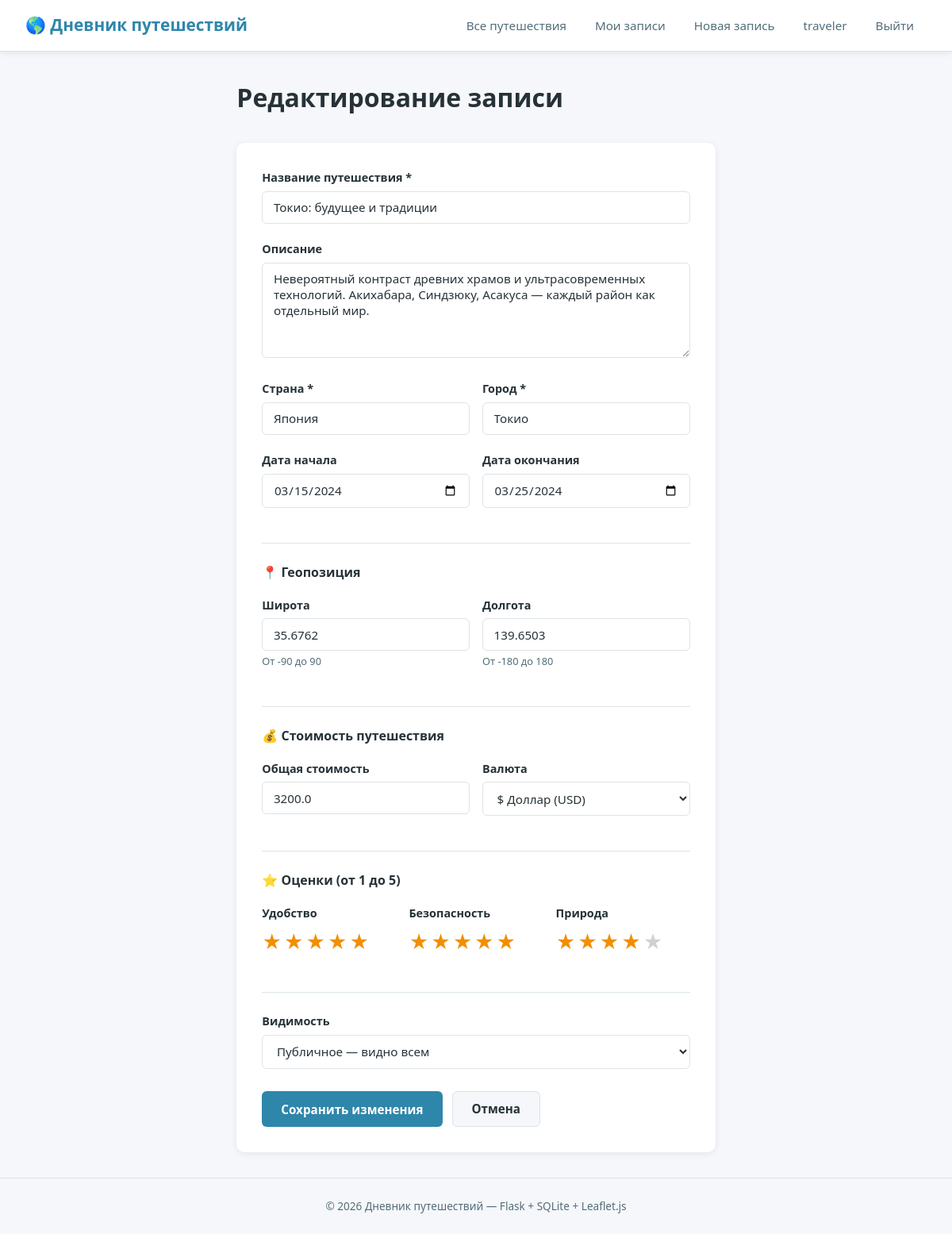
Screenshot of /trip/3/edit (signed in) with the database file from the repository.
### tables this page shows
CREATE TABLE users (
            id INTEGER PRIMARY KEY AUTOINCREMENT,
            username TEXT NOT NULL UNIQUE,
            email TEXT NOT NULL UNIQUE,
            password_hash TEXT NOT NULL,
            created_at TIMESTAMP DEFAULT CURRENT_TIMESTAMP
        );

CREATE TABLE trips (
            id INTEGER PRIMARY KEY AUTOINCREMENT,
            user_id INTEGER NOT NULL,
            title TEXT NOT NULL,
            description TEXT,
            country TEXT NOT NULL,
            city TEXT NOT NULL,
            latitude REAL,
            longitude REAL,
            date_start DATE,
            date_end DATE,
            total_cost REAL,
            currency TEXT DEFAULT 'RUB',
            rating_convenience INTEGER DEFAULT 0,
            rating_safety INTEGER DEFAULT 0,
            rating_nature INTEGER DEFAULT 0,
            visibility TEXT DEFAULT 'public',
            created_at TIMESTAMP DEFAULT CURRENT_TIMESTAMP,
            FOREIGN KEY (user_id) REFERENCES users(id)
        );

### app.py (the view)
@app.route('/trip/<int:trip_id>/edit', methods=['GET', 'POST'])
@login_required
def trip_edit(trip_id):
    db = get_db()
    trip = db.execute('SELECT * FROM trips WHERE id = ?', (trip_id,)).fetchone()
    if not trip:
        abort(404)
    if trip['user_id'] != current_user.id:
        abort(403)
    if request.method == 'POST':
        return _save_trip(trip_id)
    return render_template('trip_form.html', trip=trip, editing=True)

### app.py (called while the page is built)
@login_manager.user_loader
def load_user(user_id):
    db = get_db()
    row = db.execute('SELECT * FROM users WHERE id = ?', (user_id,)).fetchone()
    if row:
        return User(**row)
    return None

def get_db():
    if 'db' not in g:
        g.db = sqlite3.connect(app.config['DATABASE'])
        g.db.row_factory = sqlite3.Row
        g.db.execute('PRAGMA foreign_keys = ON')
    return g.db

### templates/trip_form.html (shortened to what this page needs)
{% extends "base.html" %}
{% block content %}
<div class="page-header">
    <h1>{% if editing %}Редактирование записи{% else %}Новая запись о путешествии{% endif %}</h1>
</div>
<div class="form-card">
    <form method="POST"
          action="{% if editing %}{{ url_for('trip_edit', trip_id=trip.id) }}{% else %}{{ url_for('trip_new') }}{% endif %}">
        <div class="form-group">
            <label for="title">Название путешествия *</label>
            <input type="text" id="title" name="title"
                   value="{{ trip.title if trip else '' }}"
                   placeholder="Например: Романтический Париж" required>
        </div>
        <div class="form-group">
            <label for="description">Описание</label>
            <textarea id="description" name="description"
                      placeholder="Расскажите о своих впечатлениях...">{{ trip.description if trip else '' }}</textarea>
        </div>
        <div class="form-row">
            <div class="form-group">
                <label for="country">Страна *</label>
                <input type="text" id="country" name="country"
                       value="{{ trip.country if trip else '' }}"
                       placeholder="Например: Франция" required>
            </div>
            <div class="form-group">
                <label for="city">Город *</label>
                <input type="text" id="city" name="city"
                       value="{{ trip.city if trip else '' }}"
                       placeholder="Например: Париж" required>
            </div>
        </div>
        <div class="form-row">
            <div class="form-group">
                <label for="date_start">Дата начала</label>
                <input type="date" id="date_start" name="date_start"
                       value="{{ trip.date_start if trip else '' }}">
            </div>
            <div class="form-group">
                <label for="date_end">Дата окончания</label>
                <input type="date" id="date_end" name="date_end"
                       value="{{ trip.date_end if trip else '' }}">
            </div>
        </div>
        <div class="form-section">
            <h3>&#128205; Геопозиция</h3>
            <div class="form-row">
                <div class="form-group">
                    <label for="latitude">Широта</label>
                    <input type="number" id="latitude" name="latitude"
                           step="0.0001" min="-90" max="90"
                           value="{{ trip.latitude if trip and trip.latitude else '' }}"
                           placeholder="Например: 48.8566">
                    <span class="hint">От -90 до 90</span>
                </div>
                <div class="form-group">
                    <label for="longitude">Долгота</label>
                    <input type="number" id="longitude" name="longitude"
                           step="0.0001" min="-180" max="180"
                           value="{{ trip.longitude if trip and trip.longitude else '' }}"
                           placeholder="Например: 2.3522">
                    <span class="hint">От -180 до 180</span>
                </div>
            </div>
        </div>
        <div class="form-section">
            <h3>&#128176; Стоимость путешествия</h3>
            <div class="form-row">
                <div class="form-group">
                    <label for="total_cost">Общая стоимость</label>
                    <input type="number" id="total_cost" name="total_cost"
                           step="0.01" min="0"
                           value="{{ trip.total_cost if trip and trip.total_cost else '' }}"
                           placeholder="Например: 2500">
                </div>
                <div class="form-group">
                    <label for="currency">Валюта</label>
                    <select id="currency" name="currency">
                        {% set current_currency = trip.currency if trip and trip.currency else 'RUB' %}
                        <option value="USD" {% if current_currency == 'USD' %}selected{% endif %}>$ Доллар (USD)</option>
                    </select>
                </div>
            </div>
        </div>
        <div class="form-section">
            <h3>&#11088; Оценки (от 1 до 5)</h3>
            <div class="form-row-3">
                <div class="form-group">
                    <label>Удобство</label>
                    <div class="rating-group">
                        {% set conv = (trip.rating_convenience if trip and trip.rating_convenience else 0)|int %}
                        {% for i in range(5, 0, -1) %}
                            <label for="conv_{{ i }}" title="{{ i }}">&#9733;</label>
                        {% endfor %}
                    </div>
                </div>
                <div class="form-group">
                    <label>Безопасность</label>
                    <div class="rating-group">
                        {% set safe = (trip.rating_safety if trip and trip.rating_safety else 0)|int %}
                        {% for i in range(5, 0, -1) %}
                            <label for="safe_{{ i }}" title="{{ i }}">&#9733;</label>
                        {% endfor %}
                    </div>
                </div>
                <div class="form-group">
                    <label>Природа</label>
                    <div class="rating-group">
                        {% set nat = (trip.rating_nature if trip and trip.rating_nature else 0)|int %}
                        {% for i in range(5, 0, -1) %}
                            <label for="nat_{{ i }}" title="{{ i }}">&#9733;</label>
                        {% endfor %}
                    </div>
                </div>
            </div>
        </div>
        <div class="form-section">
            <div class="form-group">
                <label for="visibility">Видимость</label>
                <select id="visibility" name="visibility">
                    {% set vis = trip.visibility if trip and trip.visibility else 'public' %}
                    <option value="public" {% if vis == 'public' %}selected{% endif %}>
                        Публичное — видно всем
                    </option>
                </select>
            </div>
        </div>
        <div class="form-actions">
            <button type="submit" class="btn btn-primary">
                {% if editing %}Сохранить изменения{% else %}Создать запись{% endif %}
            </button>
            <a href="{% if editing %}{{ url_for('trip_detail', trip_id=trip.id) }}{% else %}{{ url_for('my_trips') }}{% endif %}"
               class="btn btn-secondary">Отмена</a>
        </div>
    </form>
</div>
{% endblock %}

### templates/base.html (shortened to what this page needs)
<!DOCTYPE html>
<html lang="ru">
<head>
    <link rel="stylesheet" href="{{ url_for('static', filename='style.css') }}">
</head>
<body>
    <nav class="navbar">
        <div class="navbar-inner">
            <a href="{{ url_for('index') }}" class="navbar-brand">
                &#127758; Дневник путешествий
            </a>
            <ul class="navbar-nav">
                <li><a href="{{ url_for('index') }}"
                       {% if request.endpoint == 'index' %}class="active"{% endif %}>
                    Все путешествия
                </a></li>
                {% if current_user.is_authenticated %}
                    <li><a href="{{ url_for('my_trips') }}"
                           {% if request.endpoint == 'my_trips' %}class="active"{% endif %}>
                        Мои записи
                    </a></li>
                    <li><a href="{{ url_for('trip_new') }}"
                           {% if request.endpoint == 'trip_new' %}class="active"{% endif %}>
                        Новая запись
                    </a></li>
                    <li><a href="{{ url_for('user_profile', username=current_user.username) }}">
                        {{ current_user.username }}
                    </a></li>
                    <li><a href="{{ url_for('logout') }}">Выйти</a></li>
                {% endif %}
            </ul>
        </div>
    </nav>
    <main class="container">
        {% block content %}{% endblock %}
    </main>
    <footer class="footer">
        &copy; {{ now().year if now is defined else '2026' }} Дневник путешествий &mdash; Flask + SQLite + Leaflet.js
    </footer>
</body>
</html>

### static/style.css (style rules this page uses)
*, *::before, *::after { margin: 0; padding: 0; box-sizing: border-box; }
:root { --primary: #2e86ab; --primary-dark: #1a5f7a; --primary-light: #e8f4f8; --accent: #f18f01; --accent-dark: #c97800; --success: #2e7d32; --danger: #c62828; --warning: #f57f17; --info: #0277bd; --text: #263238; --text-light: #546e7a; --bg: #f5f7fa; --white: #ffffff; --border: #dde3e8; --shadow: 0 2px 8px rgba(0, 0, 0, 0.08); --shadow-hover: 0 6px 20px rgba(0, 0, 0, 0.12); --radius: 10px; --radius-sm: 6px; --transition: 0.2s ease; }
html { font-size: 16px; scroll-behavior: smooth; }
body { font-family: 'Segoe UI', -apple-system, BlinkMacSystemFont, 'Roboto', 'Helvetica Neue', Arial, sans-serif; color: var(--text); background: var(--bg); line-height: 1.6; min-height: 100vh; display: flex; flex-direction: column; }
a { color: var(--primary); text-decoration: none; transition: color var(--transition); }
.navbar { background: var(--white); border-bottom: 1px solid var(--border); box-shadow: var(--shadow); padding: 0 2rem; position: sticky; top: 0; z-index: 1000; }
.navbar-inner { max-width: 1200px; margin: 0 auto; display: flex; align-items: center; justify-content: space-between; height: 64px; }
.navbar-brand { font-size: 1.3rem; font-weight: 700; color: var(--primary); display: flex; align-items: center; gap: 0.5rem; }
.navbar-nav { display: flex; align-items: center; gap: 0.25rem; list-style: none; }
.navbar-nav a { display: block; padding: 0.5rem 1rem; border-radius: var(--radius-sm); color: var(--text-light); font-size: 0.95rem; font-weight: 500; transition: background var(--transition), color var(--transition); }
.container { max-width: 1200px; margin: 0 auto; padding: 2rem; flex: 1; }
.page-header { margin-bottom: 2rem; }
.page-header h1 { font-size: 2rem; font-weight: 700; color: var(--text); }
.form-card { background: var(--white); border-radius: var(--radius); box-shadow: var(--shadow); padding: 2rem; max-width: 720px; margin: 0 auto; }
.form-group { margin-bottom: 1.25rem; }
.form-group label { display: block; font-weight: 600; font-size: 0.9rem; margin-bottom: 0.35rem; color: var(--text); }
.form-group input, .form-group textarea, .form-group select { width: 100%; padding: 0.6rem 0.85rem; border: 1px solid var(--border); border-radius: var(--radius-sm); font-size: 0.95rem; font-family: inherit; color: var(--text); background: var(--white); transition: border-color var(--transition), box-shadow var(--transition); }
.form-group textarea { min-height: 120px; resize: vertical; }
.form-group .hint { font-size: 0.8rem; color: var(--text-light); margin-top: 0.25rem; }
.form-row { display: grid; grid-template-columns: 1fr 1fr; gap: 1rem; }
.form-row-3 { display: grid; grid-template-columns: 1fr 1fr 1fr; gap: 1rem; }
.form-section { margin-top: 1.5rem; padding-top: 1.5rem; border-top: 1px solid var(--border); }
.form-section h3 { font-size: 1rem; color: var(--text); margin-bottom: 1rem; }
.form-actions { margin-top: 1.75rem; display: flex; gap: 0.75rem; }
.rating-group { display: flex; flex-direction: row-reverse; justify-content: flex-end; gap: 0.15rem; }
.rating-group label { font-size: 1.5rem; cursor: pointer; color: #d0d0d0; transition: color var(--transition); margin-bottom: 0; font-weight: normal; }
.rating-group input:checked ~ label { color: var(--accent); }
.btn { display: inline-flex; align-items: center; justify-content: center; gap: 0.4rem; padding: 0.6rem 1.5rem; border: none; border-radius: var(--radius-sm); font-size: 0.95rem; font-weight: 600; font-family: inherit; cursor: pointer; transition: background var(--transition), transform var(--transition); text-decoration: none; }
.btn-primary { background: var(--primary); color: var(--white); }
.btn-secondary { background: var(--bg); color: var(--text); border: 1px solid var(--border); }
.footer { text-align: center; padding: 1.5rem 2rem; color: var(--text-light); font-size: 0.85rem; border-top: 1px solid var(--border); margin-top: auto; }

### rows the page displays
users: username "traveler"
trips: title "Токио: будущее и традиции", description "Невероятный контраст древних храмов и ультрасовременных технологий. Акихабара, Синдзюку, Асакуса — каждый район как отдельный мир.", country "Япония", city "Токио", date_start "03/15/2024", date_end "03/25/2024", latitude "35.6762", longitude "139.6503", total_cost "3200.0", currency "$ Доллар (USD)", visibility "Публичное — видно всем"
